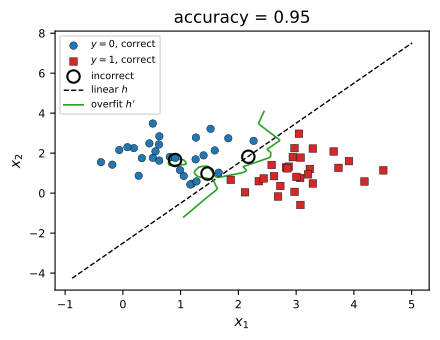

Reproduce this figure in Python.
"""
acc.py — Accuracy of a linear classifier on a 2D binary dataset.

Purpose
-------
Illustrate the concept of accuracy: the fraction of data points
whose predicted label matches the true label.  A simple linear
classifier is applied to synthetic 2D Gaussian data, and each
data point is marked as correctly or incorrectly classified.

Data generation
---------------
Two classes (y=0 and y=1) are generated from isotropic Gaussian
distributions with different means:
    class 0: x ~ N(mu0, sigma^2 I),  mu0 = (1, 2)
    class 1: x ~ N(mu1, sigma^2 I),  mu1 = (3, 1)
    sigma = 0.8, 30 points per class

Classifier
----------
A linear decision boundary is constructed using the direction
between the two class means (Fisher's discriminant direction):
    w = (mu1 - mu0) / ||mu1 - mu0||
    b = -w^T * midpoint,  where midpoint = (mu0 + mu1) / 2
A data point x is classified as y=1 if w^T x + b > 0, else y=0.

This is not a trained classifier — it uses the known class means
directly.  The purpose is to produce a clean, reproducible example
with a few misclassified points near the decision boundary.

Output
------
  pythondemos/acc_data.csv     — columns: x1, x2, label, predicted, correct
  pythondemos/acc_boundary.csv — columns: x1, x2 (two endpoints of boundary)
  pythondemos/acc.pdf          — matplotlib preview
"""

import numpy as np
import matplotlib.pyplot as plt
from pathlib import Path

OUT_DIR = Path(__file__).parent

# Fix random seed for reproducibility (re-running produces identical CSVs)
np.random.seed(42)

# ── Generate two Gaussian clusters ────────────────────────────
# 30 points per class, 60 total.  The means are chosen so that
# the clusters overlap slightly, producing a few misclassifications.
n_per_class = 30
mu0 = np.array([1.0, 2.0])   # mean of class 0
mu1 = np.array([3.0, 1.0])   # mean of class 1
sigma = 0.8                   # standard deviation (same for both classes)

X0 = mu0 + sigma * np.random.randn(n_per_class, 2)  # class 0 samples
X1 = mu1 + sigma * np.random.randn(n_per_class, 2)  # class 1 samples
X = np.vstack([X0, X1])                              # (60, 2) feature matrix
y = np.array([0] * n_per_class + [1] * n_per_class)  # true labels

# ── Linear classifier: h(x) = sign(w^T x + b) ───────────────
# The weight vector w points from mu0 toward mu1 (the direction
# that best separates the two class means).  The bias b is chosen
# so that the decision boundary passes through the midpoint of
# the two means, which is the Bayes-optimal boundary when both
# classes have equal covariance and equal prior probability.
w = mu1 - mu0                   # direction between class means
w = w / np.linalg.norm(w)       # normalize to unit length
midpoint = 0.5 * (mu0 + mu1)   # midpoint between the means
b = -w @ midpoint               # bias: boundary passes through midpoint

# Compute the classifier score for each data point.
# Positive score → predict class 1; negative score → predict class 0.
scores = X @ w + b
y_pred = (scores > 0).astype(int)

# Determine which predictions are correct (1) or incorrect (0)
correct = (y_pred == y).astype(int)
accuracy = correct.mean()

print(f"Accuracy: {accuracy:.2f} ({correct.sum()}/{len(y)})")

# ── Verify ────────────────────────────────────────────────────
assert 0.8 < accuracy < 1.0, f"Accuracy out of expected range: {accuracy}"
assert len(y) == 2 * n_per_class, f"Unexpected sample size: {len(y)}"

# ── Save CSV ──────────────────────────────────────────────────
# acc_data.csv: one row per data point, columns:
#   x1, x2    — feature values
#   label     — true class (0 or 1)
#   predicted — predicted class (0 or 1)
#   correct   — 1 if prediction matches label, 0 otherwise
data = np.column_stack([X, y, y_pred, correct])
header = "x1,x2,label,predicted,correct"
np.savetxt(OUT_DIR / "acc_data.csv", data,
           delimiter=",", header=header, comments="",
           fmt=["%.6f", "%.6f", "%d", "%d", "%d"])

# acc_boundary.csv: two endpoints of the decision boundary line.
# The boundary is the set {x : w^T x + b = 0}, which is a line
# in 2D.  Solving for x2: x2 = -(w1*x1 + b) / w2.
x1_range = np.array([X[:, 0].min() - 0.5, X[:, 0].max() + 0.5])
x2_boundary = -(w[0] * x1_range + b) / w[1]
np.savetxt(OUT_DIR / "acc_boundary.csv",
           np.column_stack([x1_range, x2_boundary]),
           delimiter=",", header="x1,x2", comments="")

print(f"Saved {OUT_DIR / 'acc_data.csv'}")
print(f"Saved {OUT_DIR / 'acc_boundary.csv'}")

# ── Nonlinear (overfit) classifier ────────────────────────────
# RBF-weighted score:
#   f(x) = sum_{class 1} exp(-||x-x_i||^2 / (2 sigma_rbf^2))
#        - sum_{class 0} exp(-||x-x_i||^2 / (2 sigma_rbf^2))
# A small bandwidth sigma_rbf makes the classifier approach
# 1-NN, which achieves perfect training accuracy but wiggles
# sharply near misclassified points.  This illustrates how
# optimizing accuracy alone can yield a highly non-smooth
# decision boundary that is sensitive to feature perturbations.
sigma_rbf = 0.10

def rbf_score(points, centers, s):
    d2 = ((points[:, None, :] - centers[None, :, :]) ** 2).sum(-1)
    return np.exp(-d2 / (2.0 * s ** 2)).sum(axis=1)

# Grid for extracting the 0-level contour.
x1_min, x1_max = X[:, 0].min() - 0.6, X[:, 0].max() + 0.6
x2_min, x2_max = X[:, 1].min() - 0.6, X[:, 1].max() + 0.6
xx, yy = np.meshgrid(
    np.linspace(x1_min, x1_max, 500),
    np.linspace(x2_min, x2_max, 500),
)
grid = np.stack([xx.ravel(), yy.ravel()], axis=1)
Z = rbf_score(grid, X1, sigma_rbf) - rbf_score(grid, X0, sigma_rbf)
Z = Z.reshape(xx.shape)

# Verify perfect training accuracy of the RBF classifier.
train_scores = rbf_score(X, X1, sigma_rbf) - rbf_score(X, X0, sigma_rbf)
rbf_pred = (train_scores > 0).astype(int)
rbf_acc = (rbf_pred == y).mean()
assert rbf_acc == 1.0, f"RBF classifier not at perfect accuracy: {rbf_acc}"

# Extract the 0-level contour (may consist of several pieces).
fig_tmp, ax_tmp = plt.subplots()
cs = ax_tmp.contour(xx, yy, Z, levels=[0])
segs = cs.allsegs[0]
plt.close(fig_tmp)

# Write a single CSV with segments separated by "nan,nan" rows.
# pgfplots with [unbounded coords=jump] starts a new path at each
# NaN coordinate, so the resulting plot has disjoint pieces.
with open(OUT_DIR / "acc_overfit_boundary.csv", "w") as f:
    f.write("x1,x2\n")
    for i, seg in enumerate(segs):
        if i > 0:
            f.write("nan,nan\n")
        for px, py in seg:
            f.write(f"{px:.6f},{py:.6f}\n")
print(f"Saved {OUT_DIR / 'acc_overfit_boundary.csv'}"
      f"  ({len(segs)} contour segment(s))")

# ── Preview plot ──────────────────────────────────────────────
# Blue circles: class 0, correctly classified
# Red squares:  class 1, correctly classified
# Black open circles: misclassified (either class)
# Dashed line: decision boundary
fig, ax = plt.subplots(figsize=(4.5, 3.5))

mask_c = correct == 1  # correctly classified mask
ax.scatter(X[mask_c & (y == 0), 0], X[mask_c & (y == 0), 1],
           c="tab:blue", marker="o", edgecolors="k", linewidths=0.3,
           s=30, label=r"$y=0$, correct", zorder=3)
ax.scatter(X[mask_c & (y == 1), 0], X[mask_c & (y == 1), 1],
           c="tab:red", marker="s", edgecolors="k", linewidths=0.3,
           s=30, label=r"$y=1$, correct", zorder=3)

mask_w = correct == 0  # incorrectly classified mask
ax.scatter(X[mask_w, 0], X[mask_w, 1],
           c="none", marker="o", edgecolors="black", linewidths=1.5,
           s=80, label="incorrect", zorder=4)

ax.plot(x1_range, x2_boundary, "k--", linewidth=1.0, label="linear $h$")
for i, seg in enumerate(segs):
    ax.plot(seg[:, 0], seg[:, 1], color="tab:green", linewidth=1.2,
            label="overfit $h'$" if i == 0 else None)

ax.set_xlabel(r"$x_1$")
ax.set_ylabel(r"$x_2$")
ax.set_title(f"accuracy = {accuracy:.2f}")
ax.legend(fontsize=7, loc="upper left")
ax.tick_params(labelsize=8)

fig.tight_layout()
out = OUT_DIR / "acc.pdf"
fig.savefig(out, bbox_inches="tight")
print(f"Saved {out}")
plt.close()
